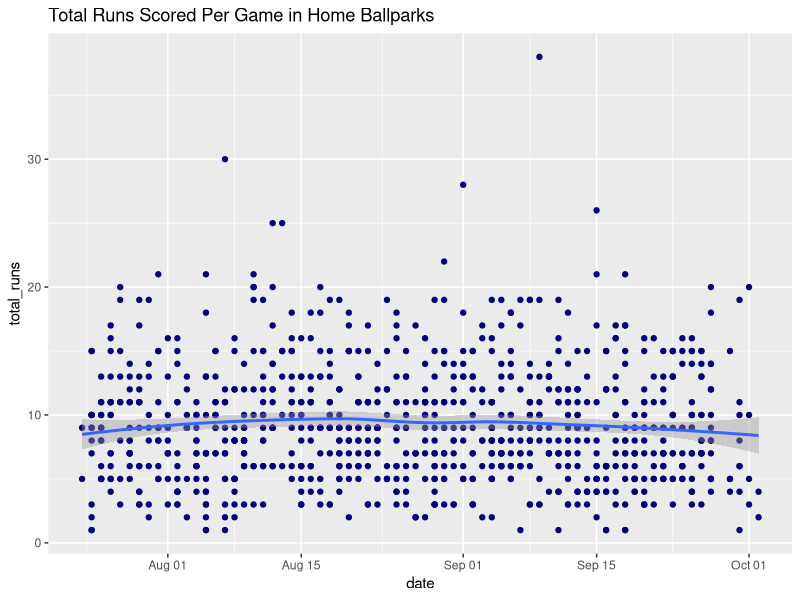
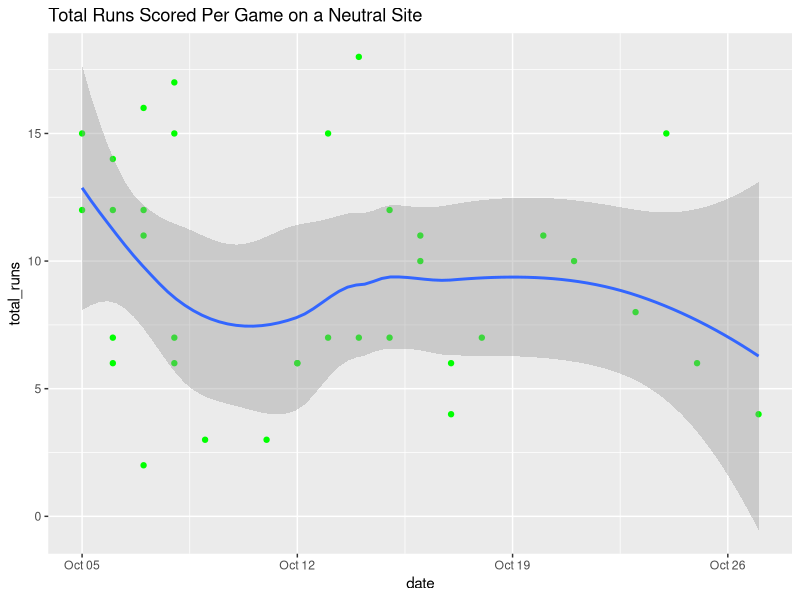

Source code (R) for these figures, in order:
## ---- chunk 1
library(tidyverse)
dat_mlb <- read_csv("mlb_elo_latest.csv")
## ---- chunk 2
home_ballparks <- dat_mlb %>% filter(neutral == 0) %>% mutate(total_runs = score1 + score2) 
neutral_site <- dat_mlb %>% filter(neutral == 1) %>% mutate(total_runs = score1 + score2)
ggplot(data = home_ballparks, mapping = aes(x = date, y = total_runs)) + geom_point(color = "navy") + geom_smooth() + ggtitle("Total Runs Scored Per Game in Home Ballparks")
ggplot(data = neutral_site, mapping = aes(x = date, y = total_runs)) + geom_point(color = "green") + geom_smooth() + ggtitle("Total Runs Scored Per Game on a Neutral Site")
